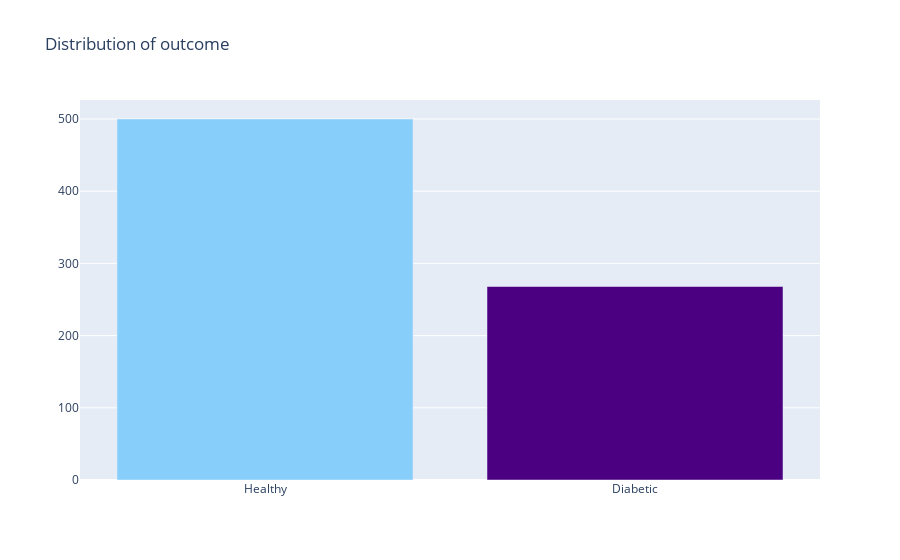

The cell this chart's notebook holds for it:
### Markdown cell above
The `Outcome` is not equally distributed, rather skewed toward healthy patients. This is not very surprising as there are much more healthy people in population than people with diabetes.

### Code cell
fig = go.Figure()
fig.add_bar(y=df.Outcome.value_counts(), x=['Healthy', 'Diabetic'], 
            marker_color=['lightskyblue', 'indigo'])
fig.update_layout(title='Distribution of outcome')

### Figure 1 — Plotly figure (JSON) as saved in the notebook; plotly's stock layout.template omitted (floating-point values rounded to 4 significant figures)
{"data": [{"marker": {"color": ["lightskyblue", "indigo"]}, "type": "bar", "x": ["Healthy", "Diabetic"], "y": [500, 268]}], "layout": {"title": {"text": "Distribution of outcome"}}}
